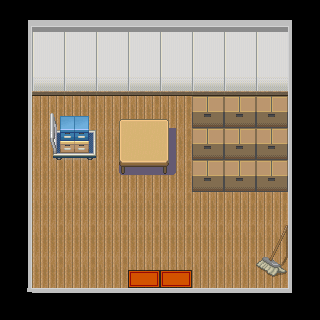

Rendered tile map (Tiled .tmx) drawn with the repository's tilesets; below, a short description and the full map source, tile grids included:
An orthogonal 10x10 tile map with 32x32 px tiles, 4 tile layers (Layer 1, Layer 2, Doors, Over Player), 3 hidden layers not drawn, 2 tilesets and 2 objects (Entry, Exit).

<map version="1.0" orientation="orthogonal" renderorder="left-down" width="10" height="10" tilewidth="32" tileheight="32" nextobjectid="3">
 <properties>
  <property name="id" type="int" value="10" />
  <property name="name" value="Storage Room" />
 </properties>
 <tileset firstgid="1" name="tileset2" tilewidth="32" tileheight="32" tilecount="459" columns="17">
  <image source="tileset2.png" width="544" height="864" />
 </tileset>
 <tileset firstgid="460" name="meta" tilewidth="32" tileheight="32" spacing="1" tilecount="3" columns="3">
  <image source="metaTile.png" width="98" height="32" />
  <tile id="0">
   <properties>
    <property name="collidable" type="bool" value="true" />
   </properties>
  </tile>
  <tile id="1">
   <properties>
    <property name="hideSpot" type="bool" value="true" />
   </properties>
  </tile>
 </tileset>
 <layer name="Layer 1" width="10" height="10">
  <data encoding="csv">
2147483739,57,57,57,57,57,57,57,57,91,
54,20,20,20,20,20,20,3,20,60,
54,37,37,37,37,37,37,37,37,60,
54,1,1,1,1,1,1,1,1,60,
54,1,1,1,1,1,1,1,1,60,
54,1,1,1,1,1,1,1,1,60,
54,1,1,1,1,1,1,1,1,60,
54,1,1,1,1,1,1,1,1,60,
54,1,1,1,1,1,1,1,1,60,
2684354616,55,55,55,55,55,55,55,55,56
</data>
 </layer>
 <layer name="Layer 2" width="10" height="10">
  <data encoding="csv">
0,0,0,0,0,0,0,0,0,0,
0,0,0,0,0,0,0,0,0,0,
0,0,0,0,0,0,0,0,0,0,
0,0,0,273,274,275,256,256,256,0,
0,239,240,290,291,292,256,256,256,0,
0,0,0,307,308,309,256,256,256,0,
0,0,0,0,0,0,0,0,0,0,
0,0,0,0,0,0,0,0,97,0,
0,0,0,0,0,0,0,0,114,0,
0,0,0,0,0,0,0,0,0,0
</data>
 </layer>
 <layer name="Doors" width="10" height="10">
  <data encoding="csv">
0,0,0,0,0,0,0,0,0,0,
0,0,0,0,0,0,0,0,0,0,
0,0,0,0,0,0,0,0,0,0,
0,0,0,0,0,0,0,0,0,0,
0,0,0,0,0,0,0,0,0,0,
0,0,0,0,0,0,0,0,0,0,
0,0,0,0,0,0,0,0,0,0,
0,0,0,0,0,0,0,0,0,0,
0,0,0,0,8,8,0,0,0,0,
0,0,0,0,0,0,0,0,0,0
</data>
 </layer>
 <layer name="Collision" width="10" height="10" visible="0">
  <data encoding="csv">
460,460,460,460,460,460,460,460,460,460,
460,460,460,460,460,460,460,460,460,460,
460,460,460,460,460,460,460,460,460,460,
460,0,0,0,0,0,460,460,460,460,
460,460,460,0,460,0,460,460,460,460,
460,0,0,0,0,0,460,460,460,460,
460,0,0,0,0,0,0,0,0,460,
460,0,0,0,0,0,0,0,460,460,
460,0,0,0,0,0,0,0,460,460,
460,460,460,460,460,460,460,460,460,460
</data>
 </layer>
 <layer name="HidingSpot" width="10" height="10" visible="0">
  <data encoding="csv">
0,0,0,0,0,0,0,0,0,0,
0,0,0,0,0,0,0,0,0,0,
0,0,0,0,0,0,0,0,0,0,
0,0,0,0,0,0,0,0,0,0,
0,0,461,0,0,0,0,0,0,0,
0,0,0,0,0,0,461,0,0,0,
0,0,0,0,0,0,0,0,0,0,
0,0,0,0,0,0,0,0,0,0,
0,0,0,0,0,0,0,0,0,0,
0,0,0,0,0,0,0,0,0,0
</data>
 </layer>
 <layer name="Over Player" width="10" height="10">
  <data encoding="csv">
0,0,0,0,0,0,0,0,0,0,
0,0,0,0,0,0,0,0,0,0,
0,0,0,0,0,0,0,0,0,0,
0,222,223,0,0,0,0,0,0,0,
0,0,0,0,0,0,0,0,0,0,
0,0,0,0,0,0,0,0,0,0,
0,0,0,0,0,0,0,0,0,0,
0,0,0,0,0,0,0,0,0,0,
0,0,0,0,0,0,0,0,0,0,
0,0,0,0,0,0,0,0,0,0
</data>
 </layer>
 <layer name="HidingSpot" width="10" height="10" visible="0">
  <data encoding="csv">
0,0,0,0,0,0,0,0,0,0,
0,0,0,0,0,0,0,0,0,0,
0,0,0,0,0,0,0,0,0,0,
0,0,0,0,0,0,0,0,0,0,
0,0,0,0,0,0,0,0,0,0,
0,0,0,0,0,0,461,0,0,0,
0,0,0,0,0,0,0,0,0,0,
0,0,0,0,0,0,0,0,0,0,
0,0,0,0,0,0,0,0,0,0,
0,0,0,0,0,0,0,0,0,0
</data>
 </layer>
 <objectgroup name="Transition">
  <object id="1" name="RoomEntry" type="Entry" x="128" y="256" width="64" height="32">
   <properties>
    <property name="connectedRoomId" type="int" value="0" />
    <property name="direction" value="NORTH" />
   </properties>
  </object>
  <object id="2" name="RoomExit" type="Exit" x="128" y="288" width="64" height="32">
   <properties>
    <property name="connectedRoomId" type="int" value="0" />
    <property name="direction" value="SOUTH" />
   </properties>
  </object>
 </objectgroup>
</map>
